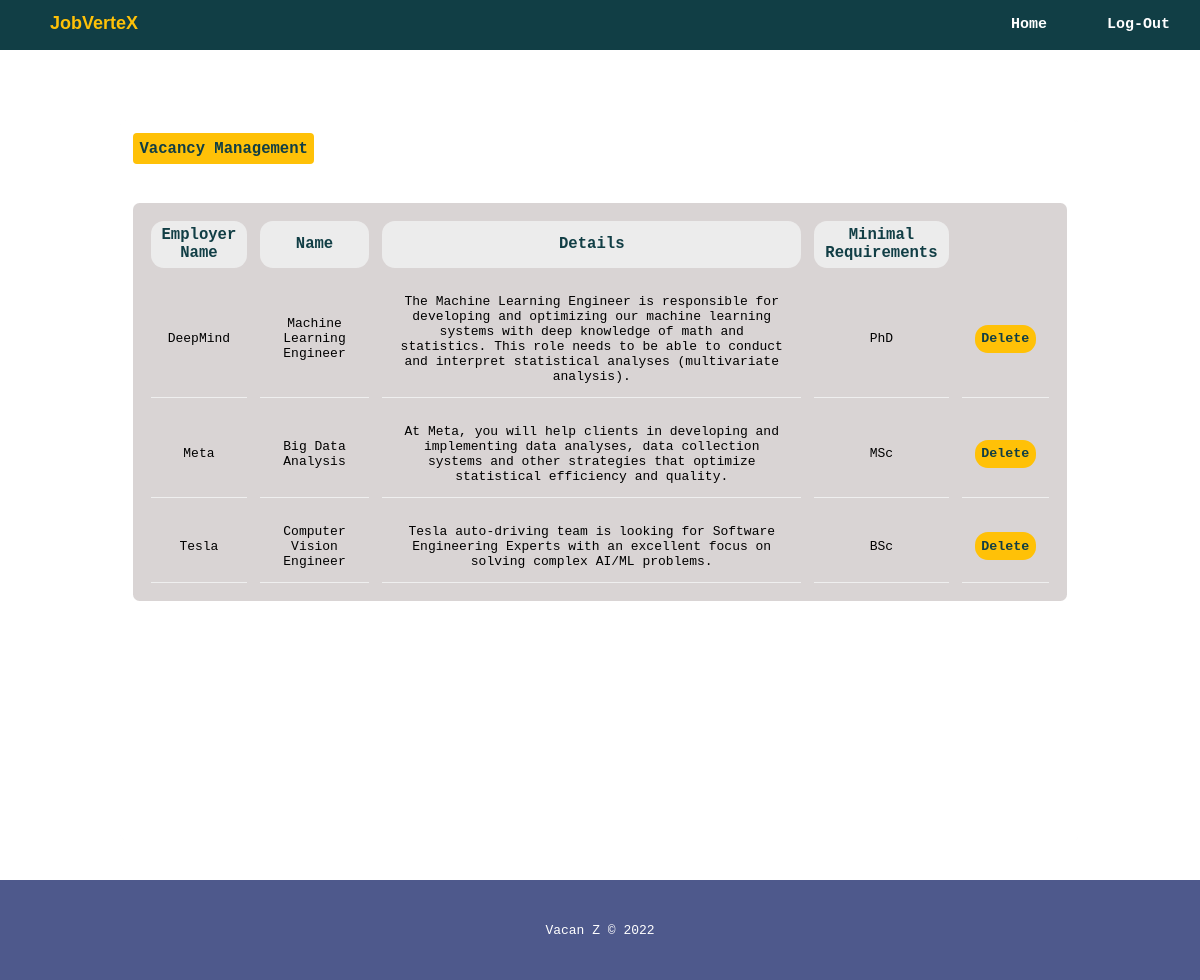
Page /admin/vacancy.php?show=vacancy (signed in) on the committed database.
### tables this page shows
CREATE TABLE `vacancy` (
  `vacancyId` int(11) NOT NULL,
  `username` varchar(255) DEFAULT NULL,
  `name` varchar(255) DEFAULT NULL,
  `details` varchar(255) DEFAULT NULL,
  `minqualification` varchar(255) DEFAULT NULL
);

CREATE TABLE `user` (
  `username` varchar(255) NOT NULL,
  `password` varchar(255) DEFAULT NULL,
  `view` varchar(255) DEFAULT NULL,
  `name` varchar(255) DEFAULT NULL,
  `email` varchar(255) DEFAULT NULL,
  `telephone` varchar(255) DEFAULT NULL
);

### admin/db.php (called while the page is built, shortened)
<?php
include("../php/db_conn.php");
if (isset($_GET['show'])) {
    switch ($_GET['show']) {
        case 'vacancy':
            $sql = "select u.name as 'uname', v.* from vacancy v, user u where v.username=u.username order by u.name;";
            $result = mysqli_query($conn, $sql) or die($conn->error);
            break;
    }
}

### admin/vacancy.php (the view, shortened to what this page needs)
<!DOCTYPE html>
<html lang="en">
<head>
    <link rel="stylesheet" href="../css/admin.css">
    <link rel="stylesheet" href="../css/navbar.css">
    <link rel="stylesheet" href="../css/footer.css">
</head>
<body>
<header>
            <nav>
                <ul>
                <a href="./home.php"><li class="name">JobVerteX</li></a>
                    <li><a href="../logout.php">Log-Out</a></li>
                    <li><a href="./home.php">Home</a></li>
                </ul>
            </nav>
    </header>
    <main>
    <div class="container">
        <div class="section blur">
            <div class="section-header">
                <h4 class="title">Vacancy Management</h4>
            </div>
            <div class="section-body">
                <table>
                    <tr>
                        <th>Employer Name</th>
                        <th>Name</th>
                        <th>Details</th>
                        <th>Minimal Requirements</th>
                    </tr>
                    <?php
                        include('./db.php');
                        while($row = $result->fetch_assoc()){
                    ?>
                    <tr class="row">
                        <td><?php echo $row['uname'];?></td>
                        <td><?php echo $row['name'];?></td>
                        <td><?php echo $row['details'];?></td>
                        <td><?php echo $row['minqualification'];?></td>
                        <td>
                            <a href="?deleteV=<?php echo $row['vacancyId'];?>"><button class="btn-delete">
                                Delete</button></a>
                        </td>
                    </tr>
                    <?php }?>
                </table>
            </div>
        </div>
        </main>
    <?php include('../footer.php') ?>
</body>
</html>

### css/admin.css (style rules this page uses)
* { margin: 0; box-sizing: border-box; font-family: monospace; }
body { background-image: url('../images/login1.jpg'); background-repeat: no-repeat; background-size: cover; }
.section { display: flex; flex-direction: column; width: 80%; height: 90%; border-radius: 0.4rem; transition: all 0.5s ease-in; border: 0px; text-align: center; padding: 1rem; background-color: rgba(233, 233, 244, 0.3); }
.section-header { display: flex; margin-bottom: 3rem; }
.section-body { width: 100%; overflow-y: scroll; }
.container { display: flex; justify-content: center; align-items: center; height: 100vh; }
button { font-weight: bolder; border: 0; padding: 0.5rem; border-radius: 1rem; cursor: pointer; transition: all 0.5s ease-in; background-color: #111; color: #fff; }
.blur { box-shadow: inset 0px 0px 2px #fefefed1; backdrop-filter: saturate(100%) blur(1px); background-color: rgba(255, 255, 255, 0.2); }
table { padding: 0.4rem; transition: all 0.5s ease-in; border-spacing: 1rem 1rem; width: 100%; background-color: #c2baba9e; border-radius: 0.5rem; }
table th { background-color: #eeee; border-radius: 1rem; padding: 0.4rem; font-weight: bolder; font-size: 1.2rem; color:#113e45; }
table td { padding: 1rem; border-bottom: 1px #efefef solid; }
.btn-delete { background-color: #ffc107; color: #113e45; }
.title { background-color: #ffc107; border-radius: 0.3rem; padding: 0.5rem; font-size: larger; color:#113e45; }

### css/navbar.css (style rules this page uses)
nav { height: 50px; width: 100%; margin-top: 0; margin-bottom: 30px; position: relative; }
nav ul { height: 100%; list-style: none; margin: 0; background-color:#113e45; }
nav ul li { margin: 0; float: right; height: 142%; }
nav li a { display: block; text-decoration: none; color: #fff; padding: 16px 30px; margin: unset; text-align: bottom; font-size: 15px; font-weight:600 }
.name { font-family: 'Gill Sans', 'Gill Sans MT', Calibri, 'Trebuchet MS', sans-serif; font-size: large; font-weight: bold; padding: 13px 10px; float: left; color: #ffc107; }

### admin/vacancy.php (style rules this page uses)
main { height:100%; }

### rows in the picture
vacancy: user.name "DeepMind", name "Machine Learning Engineer", details "The Machine Learning Engineer is responsible for developing and optimizing our machine learning systems with deep knowledge of math and statistics. This role needs to be able to conduct and interpret statistical analyses (multivariate analysis).", minqualification "PhD"
vacancy: user.name "Meta", name "Big Data Analysis", details "At Meta, you will help clients in developing and implementing data analyses, data collection systems and other strategies that optimize statistical efficiency and quality.", minqualification "MSc"
vacancy: user.name "Tesla", name "Computer Vision Engineer", details "Tesla auto-driving team is looking for Software Engineering Experts with an excellent focus on solving complex AI/ML problems.", minqualification "BSc"
